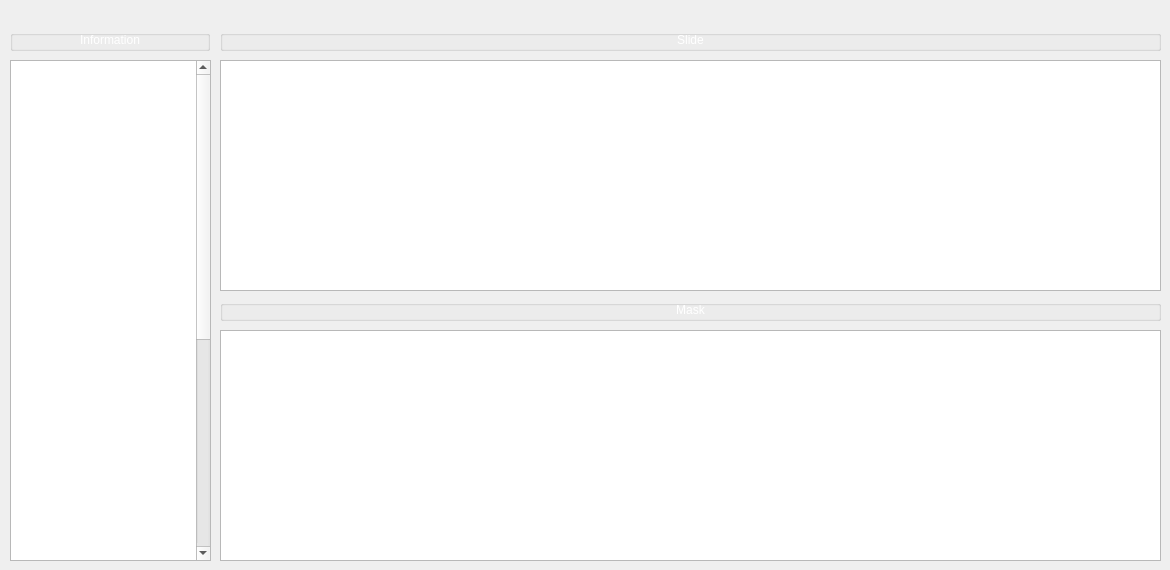
    <widget class="QWidget" name="tabLoad">
     <attribute name="title">
      <string>Detecting Brain</string>
     </attribute>
     <widget class="QLabel" name="imgInputF">
      <property name="geometry">
       <rect>
        <x>70</x>
        <y>450</y>
        <width>51</width>
        <height>51</height>
       </rect>
      </property>
      <property name="autoFillBackground">
       <bool>false</bool>
      </property>
      <property name="text">
       <string/>
      </property>
      <property name="scaledContents">
       <bool>true</bool>
      </property>
     </widget>
     <widget class="QLabel" name="imgMask">
      <property name="geometry">
       <rect>
        <x>10</x>
        <y>460</y>
        <width>41</width>
        <height>41</height>
       </rect>
      </property>
      <property name="autoFillBackground">
       <bool>false</bool>
      </property>
      <property name="text">
       <string/>
      </property>
      <property name="scaledContents">
       <bool>true</bool>
      </property>
     </widget>
     <widget class="QTextBrowser" name="lblDetecInfoContent">
      <property name="geometry">
       <rect>
        <x>10</x>
        <y>60</y>
        <width>201</width>
        <height>501</height>
       </rect>
      </property>
      <property name="html">
       <string>&lt;!DOCTYPE HTML PUBLIC &quot;-//W3C//DTD HTML 4.0//EN&quot; &quot;http://www.w3.org/TR/REC-html40/strict.dtd&quot;&gt;
&lt;html&gt;&lt;head&gt;&lt;meta name=&quot;qrichtext&quot; content=&quot;1&quot; /&gt;&lt;style type=&quot;text/css&quot;&gt;
p, li { white-space: pre-wrap; }
&lt;/style&gt;&lt;/head&gt;&lt;body style=&quot; font-family:'Ubuntu'; font-size:11pt; font-weight:400; font-style:normal;&quot;&gt;
&lt;p style=&quot; margin-top:0px; margin-bottom:0px; margin-left:0px; margin-right:0px; -qt-block-indent:0; text-indent:0px;&quot;&gt;&lt;span style=&quot; font-family:'MS Shell Dlg 2'; font-size:9pt; color:#ffffff;&quot;&gt;Lorem ipsum dolor sit amet, consectetur adipiscing elit. Nulla ultrices interdum dignissim. Cras finibus, libero sed auctor finibus, justo nisl pellentesque augue, vel aliquet purus quam sit amet augue. Mauris porttitor condimentum tristique. Nullam vulputate sollicitudin massa, nec placerat felis commodo auctor. Quisque fringilla efficitur metus at pellentesque. Donec mollis odio neque, ut lacinia ante accumsan at. Duis sollicitudin lorem eu tellus euismod, et aliquet neque dictum. Sed quis lacus ante. Ut euismod bibendum odio, et consequat magna. Vestibulum accumsan, lacus quis tempus posuere, leo risus fermentum ipsum, eu imperdiet leo odio sit amet erat. Ut ut feugiat dui.&lt;/span&gt;&lt;/p&gt;
&lt;p style=&quot;-qt-paragraph-type:empty; margin-top:0px; margin-bottom:0px; margin-left:0px; margin-right:0px; -qt-block-indent:0; text-indent:0px; font-family:'MS Shell Dlg 2'; font-size:9pt; color:#ffffff;&quot;&gt;&lt;br /&gt;&lt;/p&gt;
&lt;p style=&quot; margin-top:0px; margin-bottom:0px; margin-left:0px; margin-right:0px; -qt-block-indent:0; text-indent:0px;&quot;&gt;&lt;span style=&quot; font-family:'MS Shell Dlg 2'; font-size:9pt; color:#ffffff;&quot;&gt;Interdum et malesuada fames ac ante ipsum primis in faucibus. Quisque vel nisi at erat finibus lacinia. Curabitur vitae dapibus orci. Nullam malesuada finibus ultricies. Donec tristique eleifend venenatis. Ut ut enim dui. Donec hendrerit convallis diam, viverra pretium sem accumsan non. Donec porttitor augue ac arcu pretium scelerisque. Curabitur lacus purus, tempor sit amet tincidunt vitae, egestas ac dolor. Suspendisse rutrum venenatis justo sit amet egestas. Nam sed lectus sed lectus aliquam egestas ac eu purus. Sed ultricies ac lorem nec fermentum.&lt;/span&gt;&lt;/p&gt;
&lt;p style=&quot;-qt-paragraph-type:empty; margin-top:0px; margin-bottom:0px; margin-left:0px; margin-right:0px; -qt-block-indent:0; text-indent:0px; font-family:'MS Shell Dlg 2'; font-size:9pt; color:#ffffff;&quot;&gt;&lt;br /&gt;&lt;/p&gt;
&lt;p style=&quot; margin-top:0px; margin-bottom:0px; margin-left:0px; margin-right:0px; -qt-block-indent:0; text-indent:0px;&quot;&gt;&lt;span style=&quot; font-family:'MS Shell Dlg 2'; font-size:9pt; color:#ffffff;&quot;&gt;Nulla dapibus massa in est ullamcorper, eu mollis augue rutrum. Curabitur vulputate scelerisque lacus, ut faucibus lectus consequat sit amet. Phasellus blandit lacus elit, sit amet commodo massa varius in. Suspendisse mattis fringilla pellentesque. Maecenas tincidunt eu urna elementum elementum. Vivamus ac eros non massa condimentum consequat. Nullam commodo molestie condimentum. Nunc ut lacus vel felis faucibus commodo. Nulla facilisi. Phasellus orci neque, tempor sed varius non, consectetur eget lectus. Duis molestie maximus fringilla.&lt;/span&gt;&lt;/p&gt;&lt;/body&gt;&lt;/html&gt;</string>
      </property>
     </widget>
     <widget class="PhotoViewer" name="viewInput">
      <property name="geometry">
       <rect>
        <x>220</x>
        <y>60</y>
        <width>941</width>
        <height>231</height>
       </rect>
      </property>
     </widget>
     <widget class="PhotoViewer" name="viewMask">
      <property name="geometry">
       <rect>
        <x>220</x>
        <y>330</y>
        <width>941</width>
        <height>231</height>
       </rect>
      </property>
     </widget>
     <widget class="QGroupBox" name="gboxBrain_2">
      <property name="geometry">
       <rect>
        <x>220</x>
        <y>30</y>
        <width>941</width>
        <height>21</height>
       </rect>
      </property>
      <property name="title">
       <string/>
      </property>
      <widget class="QLabel" name="lblSlide">
       <property name="geometry">
        <rect>
         <x>400</x>
         <y>0</y>
         <width>141</width>
         <height>21</height>
        </rect>
       </property>
       <property name="text">
        <string>&lt;html&gt;&lt;head/&gt;&lt;body&gt;&lt;p align=&quot;center&quot;&gt;&lt;span style=&quot; color:#ffffff;&quot;&gt;Slide&lt;/span&gt;&lt;/p&gt;&lt;/body&gt;&lt;/html&gt;</string>
       </property>
      </widget>
     </widget>
     <widget class="QGroupBox" name="gboxBrain_3">
      <property name="geometry">
       <rect>
        <x>220</x>
        <y>300</y>
        <width>941</width>
        <height>21</height>
       </rect>
      </property>
      <property name="title">
       <string/>
      </property>
      <widget class="QLabel" name="lblMask">
       <property name="geometry">
        <rect>
         <x>400</x>
         <y>0</y>
         <width>141</width>
         <height>21</height>
        </rect>
       </property>
       <property name="text">
        <string>&lt;html&gt;&lt;head/&gt;&lt;body&gt;&lt;p align=&quot;center&quot;&gt;&lt;span style=&quot; color:#ffffff;&quot;&gt;Mask&lt;/span&gt;&lt;/p&gt;&lt;/body&gt;&lt;/html&gt;</string>
       </property>
      </widget>
     </widget>
     <widget class="QGroupBox" name="gboxBrain_4">
      <property name="geometry">
       <rect>
        <x>10</x>
        <y>30</y>
        <width>200</width>
        <height>21</height>
       </rect>
      </property>
      <property name="title">
       <string/>
      </property>
      <widget class="QLabel" name="lblDetecInfoTitle">
       <property name="geometry">
        <rect>
         <x>60</x>
         <y>0</y>
         <width>80</width>
         <height>21</height>
        </rect>
       </property>
       <property name="text">
        <string>&lt;html&gt;&lt;head/&gt;&lt;body&gt;&lt;p align=&quot;center&quot;&gt;&lt;span style=&quot; color:#ffffff;&quot;&gt;Information&lt;/span&gt;&lt;/p&gt;&lt;/body&gt;&lt;/html&gt;</string>
       </property>
      </widget>
     </widget>
     <zorder>imgMask</zorder>
     <zorder>imgInputF</zorder>
     <zorder>lblDetecInfoContent</zorder>
     <zorder>viewInput</zorder>
     <zorder>viewMask</zorder>
     <zorder>gboxBrain_2</zorder>
     <zorder>gboxBrain_3</zorder>
     <zorder>gboxBrain_4</zorder>
    </widget>
